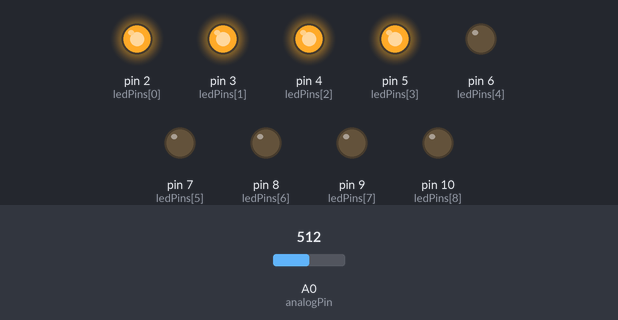
Recording of a sketch running on a simulated Arduino Uno, built with avr-gcc and run on an emulated ATmega328P. On the bench: output pins drawn as LEDs (lit = HIGH). The test bench sets the inputs (shaded band); at power-on: A0 (analogPin) = 512.

Above: at 1.2 s.
1.3 s: A0 (analogPin) set to 556
2.8 s: A0 (analogPin) set to 575
At 3.5 s:
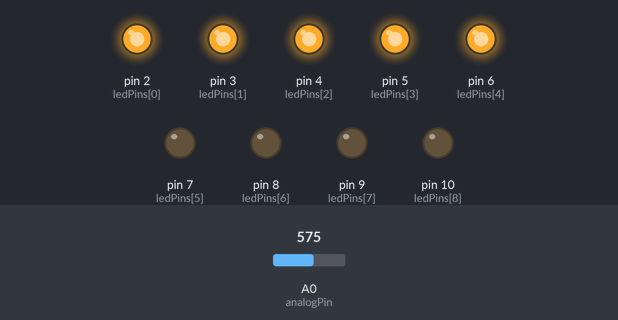
4.3 s: A0 (analogPin) set to 716
At 4.7 s:
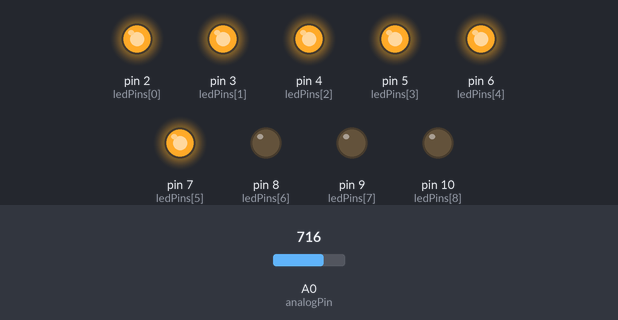
5.8 s: A0 (analogPin) set to 788
7.3 s: A0 (analogPin) set to 805
At 8.1 s:
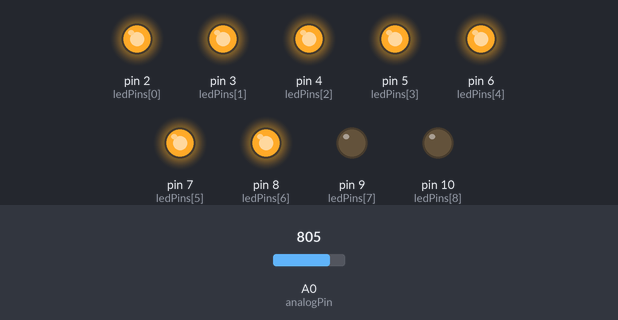
8.8 s: A0 (analogPin) set to 511
At 9.3 s:
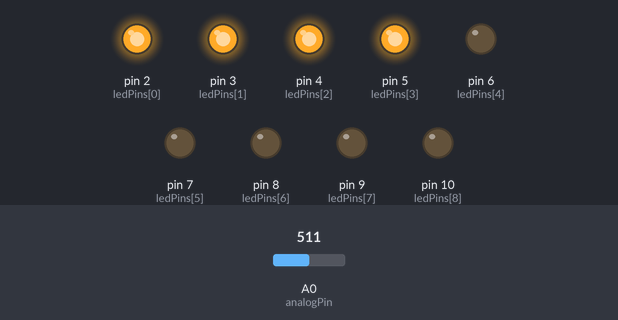
Timing chart, 0 to 11.3 s (numbered marks = the images above; inputs shaded):
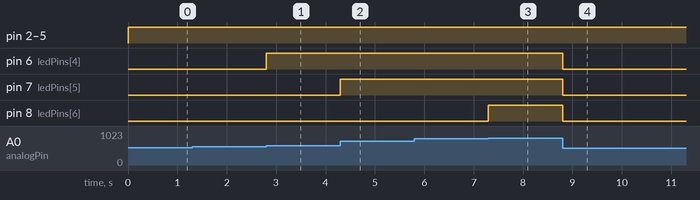

Measured:
- the behaviour switches between 568 and 569 on A0 (analogPin) (found by bisection; images 0 and 1)
- the behaviour switches between 795 and 796 on A0 (analogPin) (found by bisection; images 2 and 3)
- after the input at 1.3 s, every drawn part: stays the same
- after the input at 2.8 s, pin 6 (ledPins[4]): LOW → HIGH at once
- after the input at 4.3 s, pin 7 (ledPins[5]): LOW → HIGH at once
- after the input at 5.8 s, every drawn part: stays the same
- after the input at 7.3 s, pin 8 (ledPins[6]): LOW → HIGH at once
- after the input at 8.8 s, pin 6 (ledPins[4]), pin 7 (ledPins[5]), pin 8 (ledPins[6]): HIGH → LOW at once

The sketch:

BarGraph.ino
```cpp
/********************************************/
/* 04/07/2021                               */
/* Pedro Ontiveros                          */
/* ontiveros.pedro@gmail.com                */
/*                                          */
/* This is a free software with NO WARRANTY */
/********************************************/

const int analogPin = A0;
const int   ledSize = 9;
const int ledPins[] = {2,3,4,5,6,7,8,9,10};

void setup() {
  for (int index = 0; index < ledSize; index++) {
    pinMode(ledPins[index], OUTPUT);
  }
}

void loop() {
  int   sensor = analogRead(analogPin);
  int ledLevel = map(sensor, 0, 1023, 0, ledSize);

  for (int index = 0; index < ledSize; index++) {
    (index < ledLevel) ? digitalWrite(ledPins[index],HIGH) : digitalWrite(ledPins[index],LOW);
  }
}
```
